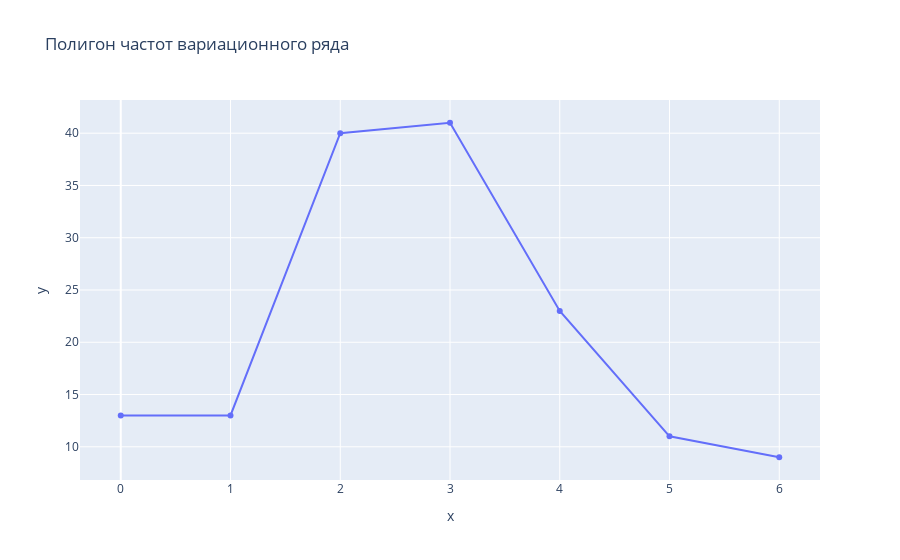

This figure's notebook cell:
### Markdown cell above
### Полигон частот вариационного ряда

### Code cell
fig = px.line(x=unique, y=freq.iloc[0], markers=True, title='Полигон частот вариационного ряда')
fig.show()

### Figure 1 — Plotly figure (JSON) as saved in the notebook; plotly's stock layout.template omitted (floating-point values rounded to 4 significant figures)
{"data": [{"hovertemplate": "x=%{x}<br>y=%{y}<extra></extra>", "legendgroup": "", "line": {"color": "#636efa", "dash": "solid"}, "marker": {"symbol": "circle"}, "mode": "markers+lines", "name": "", "orientation": "v", "showlegend": false, "x": [0, 1, 2, 3, 4, 5, 6], "xaxis": "x", "y": [13, 13, 40, 41, 23, 11, 9], "yaxis": "y", "type": "scatter"}], "layout": {"xaxis": {"anchor": "y", "domain": [0.0, 1.0], "title": {"text": "x"}}, "yaxis": {"anchor": "x", "domain": [0.0, 1.0], "title": {"text": "y"}}, "legend": {"tracegroupgap": 0}, "title": {"text": "Полигон частот вариационного ряда"}}}
